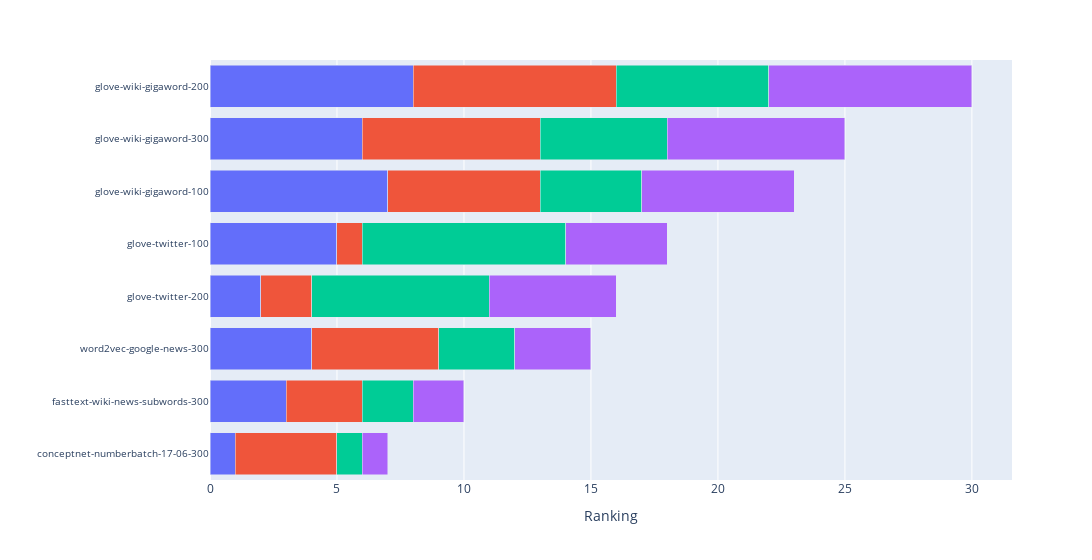

The notebook cell saved with this chart:
### Code cell
ranking_plots[2].show()

### Figure 1 — Plotly figure (JSON) as saved in the notebook; plotly's stock layout.template omitted (floating-point values rounded to 4 significant figures)
{"data": [{"alignmentgroup": "True", "hoverlabel": {"namelength": 0}, "hovertemplate": "Metric=WEAT<br>Ranking=%{x}<br>Embedding model=%{y}", "legendgroup": "Metric=WEAT", "marker": {"color": "#636efa"}, "name": "WEAT", "offsetgroup": "Metric=WEAT", "orientation": "h", "showlegend": true, "textposition": "auto", "type": "bar", "x": [1, 3, 4, 6, 8, 7, 5, 2], "xaxis": "x", "y": ["conceptnet-numberbatch-17-06-300", "fasttext-wiki-news-subwords-300", "word2vec-google-news-300", "glove-wiki-gigaword-300", "glove-wiki-gigaword-200", "glove-wiki-gigaword-100", "glove-twitter-100", "glove-twitter-200"], "yaxis": "y"}, {"alignmentgroup": "True", "hoverlabel": {"namelength": 0}, "hovertemplate": "Metric=WEAT EZ<br>Ranking=%{x}<br>Embedding model=%{y}", "legendgroup": "Metric=WEAT EZ", "marker": {"color": "#EF553B"}, "name": "WEAT EZ", "offsetgroup": "Metric=WEAT EZ", "orientation": "h", "showlegend": true, "textposition": "auto", "type": "bar", "x": [4, 3, 5, 7, 8, 6, 1, 2], "xaxis": "x", "y": ["conceptnet-numberbatch-17-06-300", "fasttext-wiki-news-subwords-300", "word2vec-google-news-300", "glove-wiki-gigaword-300", "glove-wiki-gigaword-200", "glove-wiki-gigaword-100", "glove-twitter-100", "glove-twitter-200"], "yaxis": "y"}, {"alignmentgroup": "True", "hoverlabel": {"namelength": 0}, "hovertemplate": "Metric=RND<br>Ranking=%{x}<br>Embedding model=%{y}", "legendgroup": "Metric=RND", "marker": {"color": "#00cc96"}, "name": "RND", "offsetgroup": "Metric=RND", "orientation": "h", "showlegend": true, "textposition": "auto", "type": "bar", "x": [1, 2, 3, 5, 6, 4, 8, 7], "xaxis": "x", "y": ["conceptnet-numberbatch-17-06-300", "fasttext-wiki-news-subwords-300", "word2vec-google-news-300", "glove-wiki-gigaword-300", "glove-wiki-gigaword-200", "glove-wiki-gigaword-100", "glove-twitter-100", "glove-twitter-200"], "yaxis": "y"}, {"alignmentgroup": "True", "hoverlabel": {"namelength": 0}, "hovertemplate": "Metric=RNSB<br>Ranking=%{x}<br>Embedding model=%{y}", "legendgroup": "Metric=RNSB", "marker": {"color": "#ab63fa"}, "name": "RNSB", "offsetgroup": "Metric=RNSB", "orientation": "h", "showlegend": true, "textposition": "auto", "type": "bar", "x": [1, 2, 3, 7, 8, 6, 4, 5], "xaxis": "x", "y": ["conceptnet-numberbatch-17-06-300", "fasttext-wiki-news-subwords-300", "word2vec-google-news-300", "glove-wiki-gigaword-300", "glove-wiki-gigaword-200", "glove-wiki-gigaword-100", "glove-twitter-100", "glove-twitter-200"], "yaxis": "y"}], "layout": {"barmode": "stack", "legend": {"tracegroupgap": 0}, "margin": {"t": 60}, "showlegend": false, "width": 1200, "xaxis": {"anchor": "y", "domain": [0, 1], "title": {"text": "Ranking"}}, "yaxis": {"anchor": "x", "categoryorder": "total ascending", "domain": [0, 1], "tickfont": {"size": 10}, "title": {"text": ""}}}}
